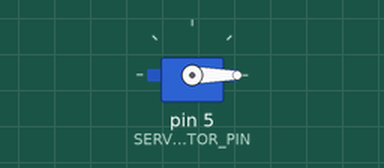
Bench run of a sketch on a simulated Arduino Uno, built with avr-gcc and run on an emulated ATmega328P. On the bench: servo.

Above: at 0.05 s.
At 4.0 s:
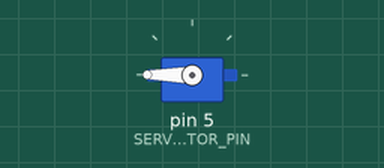
Timing chart, 0 to 5.2 s (numbered marks = the images above):
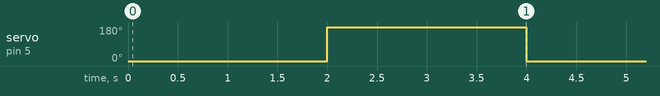

The sketch:

13_pwm_servo.ino
```cpp
#include <Servo.h>

const int SERVO_MOTOR_PIN = 5;
const int ON = 1;
const int OFF = 0;

int angle = 0;
Servo servo;

void setup() {
  servo.attach(SERVO_MOTOR_PIN);

}

void loop() {

  /*
  for(angle = 0; angle < 180; angle++){
    servo.write(angle);
    delay(15);
  }

  for(angle = 180; angle > 0; angle--){
    servo.write(angle);
    delay(15);
  }

  */
  servo.write(0);
  delay(2000);
  servo.write(180);
  delay(2000);

}
```

Measured:
- by itself, servo on pin 5 (SERVO_MOTOR_PIN): alternates 180° for 2.0 s and 0° for 2.0 s
